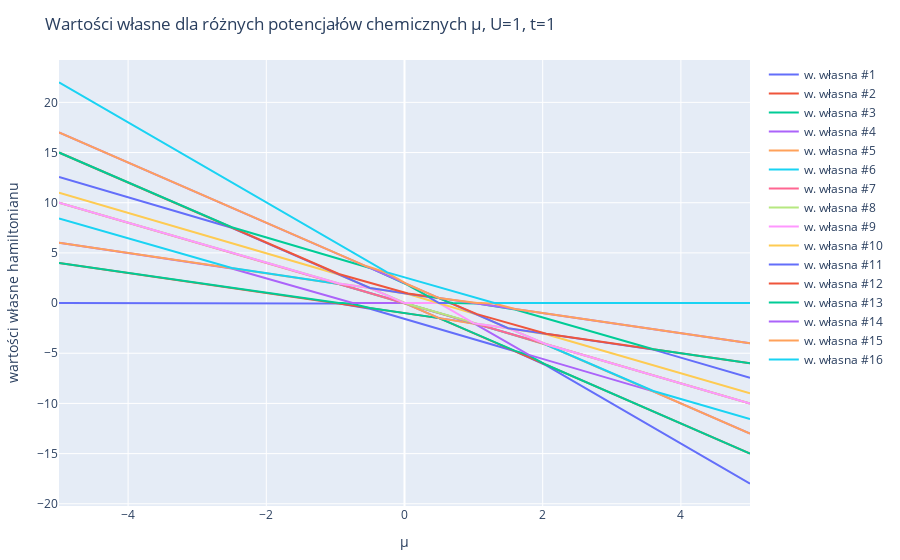

Notebook code cell kept with this figure:
### Markdown cell above
## Zależność od potencjału chemicznego w T=0K

### Code cell
pot_max = 5
pot_step = 0.05
potentials = collect(-pot_max:pot_step:pot_max)
data = [eigen(get_hamiltonian(params, U, t, pot)) for pot in potentials]
eigs_mat_orig = reduce(hcat,[real(d.values) for d in data])'
eigvecs = [real(d.vectors) for d in data]
eigs_mat = [eigs_mat_orig[:,i] for i in 1:size(eigs_mat_orig,2)]
layout = Layout(
    title="Wartości własne dla różnych potencjałów chemicznych μ, U=$U, t=$t",
    xaxis_title="μ",
    yaxis_title="wartości własne hamiltonianu",
)
pl = plot([scatter(x=potentials, y=eig, name="w. własna #$no") for (eig, no) in zip(eigs_mat, 1:(2N)^2)], layout)

### Figure 1 — Plotly figure (JSON) as saved in the notebook; plotly's stock layout.template omitted (floating-point values rounded to 4 significant figures; data arrays with more than 128 entries replaced by an {"elided": "..."} marker saying what was removed)
{"data": [{"name": "w. własna #1", "type": "scatter", "x": {"elided": "201 float values"}, "y": {"elided": "201 float values"}}, {"name": "w. własna #2", "type": "scatter", "x": {"elided": "201 float values"}, "y": {"elided": "201 float values"}}, {"name": "w. własna #3", "type": "scatter", "x": {"elided": "201 float values"}, "y": {"elided": "201 float values"}}, {"name": "w. własna #4", "type": "scatter", "x": {"elided": "201 float values"}, "y": {"elided": "201 float values"}}, {"name": "w. własna #5", "type": "scatter", "x": {"elided": "201 float values"}, "y": {"elided": "201 float values"}}, {"name": "w. własna #6", "type": "scatter", "x": {"elided": "201 float values"}, "y": {"elided": "201 float values"}}, {"name": "w. własna #7", "type": "scatter", "x": {"elided": "201 float values"}, "y": {"elided": "201 float values"}}, {"name": "w. własna #8", "type": "scatter", "x": {"elided": "201 float values"}, "y": {"elided": "201 float values"}}, {"name": "w. własna #9", "type": "scatter", "x": {"elided": "201 float values"}, "y": {"elided": "201 float values"}}, {"name": "w. własna #10", "type": "scatter", "x": {"elided": "201 float values"}, "y": {"elided": "201 float values"}}, {"name": "w. własna #11", "type": "scatter", "x": {"elided": "201 float values"}, "y": {"elided": "201 float values"}}, {"name": "w. własna #12", "type": "scatter", "x": {"elided": "201 float values"}, "y": {"elided": "201 float values"}}, {"name": "w. własna #13", "type": "scatter", "x": {"elided": "201 float values"}, "y": {"elided": "201 float values"}}, {"name": "w. własna #14", "type": "scatter", "x": {"elided": "201 float values"}, "y": {"elided": "201 float values"}}, {"name": "w. własna #15", "type": "scatter", "x": {"elided": "201 float values"}, "y": {"elided": "201 float values"}}, {"name": "w. własna #16", "type": "scatter", "x": {"elided": "201 float values"}, "y": {"elided": "201 float values"}}], "layout": {"margin": {"b": 50, "l": 50, "r": 50, "t": 60}, "title": "Wartości własne dla różnych potencjałów chemicznych μ, U=1, t=1", "xaxis": {"title": {"text": "μ"}}, "yaxis": {"title": {"text": "wartości własne hamiltonianu"}}}}
